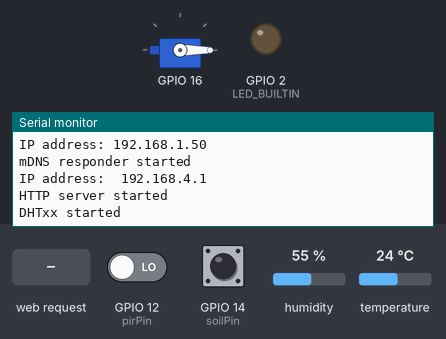
This sketch was run on a simulated ESP8266 (NodeMCU). On the bench: servo, output pins drawn as LEDs (lit = HIGH, except the on-board LED, lit = LOW), the last lines printed to the serial monitor. Inputs (shaded band) come from the test bench; at power-on: GPIO 12 (pirPin) LOW, GPIO 14 (soilPin) HIGH, humidity 55 %, temperature 24 °C. WiFi joins after 1.5 s; servers stay silent unless stated; pins used as bus, display or sensor lines are not drawn.

Above: at 2.7 s.
2.8 s: GPIO 12 (pirPin) driven HIGH
At 3.7 s:
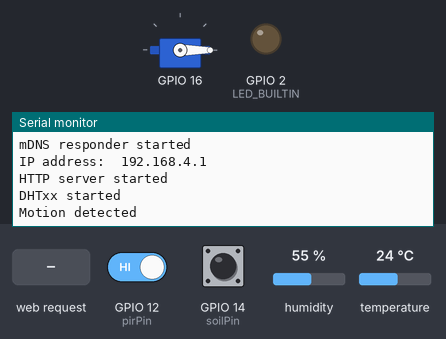
4.3 s: HTTP request GET /ambientroom received
At 5.0 s:
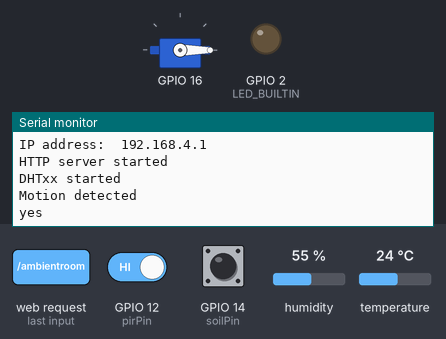
5.8 s: GPIO 12 (pirPin) driven LOW
At 7.1 s:
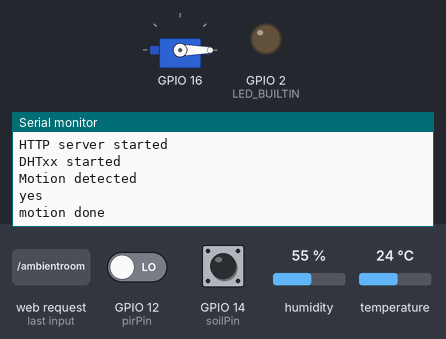

The sketch:

server_june_2019.ino
```cpp
/************************
Temp / Humidity Sensor as webserver
ACE Lab November 2018
Basic temp / humidity sensor that publishes JSON to a standalone AP / webserver
*************************/

#include <ESP8266WiFi.h>                          // Include the Wi-Fi library
#include <WiFiClient.h>                           // Client WIFI library
#include <ESP8266mDNS.h>                          // MDNS --> so you can set something like esp.local (doesn't work on Android)
#include <ESP8266WebServer.h>                     // Web Server Library
#include <ArduinoJson.h>
#include "DHT.h"
#include <Servo.h>


/********** TEMP / HUMID SENSOR **************/

#define DHTTYPE DHT22
#define DHTPIN 2
//NOTE: For working with a faster than ATmega328p 16 MHz Arduino chip, like an ESP8266,
// You need to increase the threshold for cycle counts considered a 1 or 0.
DHT dht(DHTPIN, DHTTYPE, 11);
float humidity;
float temp_c;
float temp_f;

/********** PHOTOCELL **************/

int photocellPin = A0;     // the cell and 10K pulldown are connected to a0
int photocellReading;     // the analog reading from the sensor divider

/********** SOIL MOISTURE SENSOR **************/
// INPUT_PULLUP
// 0 = fine
// 1 = water me
// adjustment threshold = onboard pentometer.

int soilPin = 14;
int soilReading;
String soil_status = "";

/********** PIR SENSOR **************/

int pirPin = 12;               // choose the input pin (for PIR sensor)
int pirState = LOW;             // we start, assuming no motion detected
int pirVal = 0;                    // variable for reading the pin status
String motion_status = "";

/********** SERVO **************/
bool servoGo;
String servo_status ="";

class Sweeper
{
  Servo servo;              // the servo
  int pos;              // current servo position
  int increment;        // increment to move for each interval
  int  updateInterval;      // interval between updates
  unsigned long lastUpdate; // last update of position

public:
  Sweeper(int interval)
  {
    updateInterval = interval;
    increment = 1;
  }

  void Attach(int pin)
  {
    servo.attach(pin);
  }

  void Reset(){
    servo.write(0);
    servo_status = "off";
  }

  void Detach()
  {
    servo.detach();
  }

  void Update()
  {
    if(servoGo)
    {
      servo_status = "on";
      if((millis() - lastUpdate) > updateInterval)  // time to update
      {
        lastUpdate = millis();
        pos += increment;
        servo.write(pos);
        //Serial.println(pos);
        if ((pos >= 180) || (pos <= 0)) // end of sweep
        {
          // reverse direction
          increment = -increment;
        }
      }
    } else {
      servo.write(0);
      servo_status = "off";
    }
  }
};

Sweeper sweeper1(10);

/********** TIMER **************/

unsigned long previousMillis = 0;         // will store last temp was read
const long interval = 3000;               // interval at which to read sensors

/********** ESP Server and AP **************/

const char *wider_ssid = "XXX";
const char *wider_password = "XXX";

// IP address: 192.168.0.13
// MAC qddress: 5C-CF-7F-3B-0E-39

ESP8266WebServer server(80);                      // Create a webserver object that listens for HTTP request on port 80

void handleRoot();
void handleNotFound();
void handleLED();
void handleJSON();
void handleServo();

/********** LED **************/

String led_status="";

/********** SETUP **************/

void setup() {
  Serial.begin(115200);
  delay(10);
  Serial.println('\n');
  Serial.println("file: server_june_2019.ino");
  pinMode(LED_BUILTIN, OUTPUT);
  digitalWrite(LED_BUILTIN, HIGH);    // god that's weird. must have a built in pullup or something
  pinMode(pirPin, INPUT);
  pinMode(soilPin, INPUT_PULLUP);

  led_status="off";
  sweeper1.Attach(16);
  sweeper1.Reset();
  servoGo = false;

   WiFi.mode(WIFI_STA);
   WiFi.begin(wider_ssid, wider_password);

    // Wait for connection
  while (WiFi.status() != WL_CONNECTED) {
    delay(500);
    Serial.print(".");
  }

  Serial.println("");
  Serial.print("Connected to ");
  Serial.println(wider_ssid);
  Serial.print("IP address: ");
  Serial.println(WiFi.localIP());

  if (!MDNS.begin("roomstation")) {                                 // Start the mDNS responder for roomstation.local
    Serial.println("Error setting up MDNS responder!");
  }

  Serial.println("mDNS responder started");

  Serial.print("IP address:\t");
  Serial.println(WiFi.softAPIP());                   // Send the IP address of the ESP8266 to the computer

  server.on("/", handleRoot);                       // Call the 'handleRoot' function when a client requests URI "/"
  server.onNotFound(handleNotFound);                // When a client requests an unknown URI (i.e. something other than "/"), call function "handleNotFound"
  server.on("/led", HTTP_POST, handleLED);          // Call the 'handleLED' function when a POST request is made to URI "/LED"
  server.on("/servo", HTTP_POST, handleServo);
  server.on("/ambientroom",handleJSON);

  server.begin();                           // Actually start the server
  Serial.println("HTTP server started");

  dht.begin();
  Serial.println("DHTxx started");

}

void loop() {
  if(servoGo == 0){
    // if the servo isn't running. Because nothing works if the servo is going, its such a hog.
    pirVal = digitalRead(pirPin);  // read pirValue
  }

  if (pirVal == HIGH) {
      if (pirState == LOW) {
          //Serial.print(servoGo);
          Serial.println("Motion detected");
          //Serial.println(pirVal);
          motion_status = "yes";
          pirState = HIGH;
      }
    }else{
      if (pirState == HIGH){
        motion_status = "no";
        //Serial.println(pirVal);
        Serial.println("motion done");
        pirState = LOW;
      }
    }

  server.handleClient();
  sweeper1.Update();
}

/********** FUNCTIONS **************/

void getAmbient() {
  unsigned long currentMillis = millis();
  if(currentMillis - previousMillis >= interval) {
    previousMillis = currentMillis;
    humidity = dht.readHumidity();          // Read humidity (percent)
    temp_f = dht.readTemperature(true);     // Read temperature as Fahrenheit
    temp_c = dht.readTemperature();
    photocellReading = analogRead(photocellPin);
    soilReading = digitalRead(soilPin); // read soilReading

    if (soilReading == HIGH){
      soil_status = "yes";
      Serial.println(soil_status);
    } else {
      soil_status = "no";
      Serial.println(soil_status);
    }

    // Check if any reads failed and exit early (to try again).
    if(digitalRead(LED_BUILTIN) == 1){
      led_status = "off";
    }else{
      led_status = "on";
    }

    if (isnan(humidity) || isnan(temp_f) || isnan(temp_c)) {
      Serial.println("Failed to read from DHT sensor!");
      return;
    }
  }
}


String createJsonResponse(){

  getAmbient();

  String tempF = String((float)temp_f);
  String tempC = String((float)temp_c);
  String humid = String((float)humidity);
  String light = String((int)photocellReading);
  String soil = soil_status;
  String servo = servo_status;
  String ledStatus = led_status;
  String motion = motion_status;

  StaticJsonBuffer<500> jsonBuffer;
  JsonObject &root = jsonBuffer.createObject();
  JsonArray &tempCValue = root.createNestedArray("temperature_c");
  JsonArray &humidValue = root.createNestedArray("humidity");
  JsonArray &tempFValue = root.createNestedArray("temperature_f");
  JsonArray &lightValue = root.createNestedArray("light_brightness");
  JsonArray &soilValue = root.createNestedArray("water_required");
  JsonArray &servoValue = root.createNestedArray("servo_running");
  JsonArray &ledValue = root.createNestedArray("led_status");
  JsonArray &motionValue = root.createNestedArray("motion_detected");

  humidValue.add(humid);
  humidValue.add("percent");

  ledValue.add(ledStatus);
  lightValue.add(light);
  motionValue.add(motion);
  servoValue.add(servo);
  soilValue.add(soil);

  tempCValue.add(tempC);
  tempCValue.add("celcius");
  tempFValue.add(tempF);
  tempFValue.add("fahrenheit");

  String json;
  root.prettyPrintTo(json);
  return json;
}

/********** Handle the root / home page and handle the 404 error page. *********/

void handleRoot() {
  server.send(200, "text/html", "<p>hello from esp8266!</p><form action=\"/led\" method=\"POST\"><input type=\"submit\" value=\"toggleLED\"></form><form action=\"/servo\" method=\"POST\"><input type=\"submit\" value=\"toggleServo\"></form>");
}

void handleNotFound(){
  servoGo = false;
  String message = "File Not Found\n\n";
  message += "URI: ";
  message += server.uri();
  message += "\nMethod: ";
  message += (server.method() == HTTP_GET)?"GET":"POST";
  message += "\nArguments: ";
  message += server.args();
  message += "\n";
  for (uint8_t i=0; i<server.args(); i++){
    message += " " + server.argName(i) + ": " + server.arg(i) + "\n";
  }
  server.send(404, "text/plain", message);
}

void handleLED(){
  digitalWrite(LED_BUILTIN,!digitalRead(LED_BUILTIN));      // Change the state of the LED
  server.sendHeader("Location","/");        // Add a header to respond with a new location for the browser to go to the home page again
  server.send(303);                         // Send it back to the browser with an HTTP status 303 (See Other) to redirect

}

void handleServo(){

  if(servoGo == false){
    servoGo = true;
  }else if(servoGo == true){
    servoGo = false;
  }

  //Serial.println(servoGo);
  server.sendHeader("Location","/");
  server.send(303);
}


void handleJSON(){
  server.send ( 200, "text/json", createJsonResponse());
}
```

Measured:
- after the input at 2.8 s, the serial monitor: prints a new line at once (image 1)
- after the input at 4.3 s, the serial monitor: prints a new line at once (image 2)
- after the input at 5.8 s, the serial monitor: prints a new line at once (image 3)
